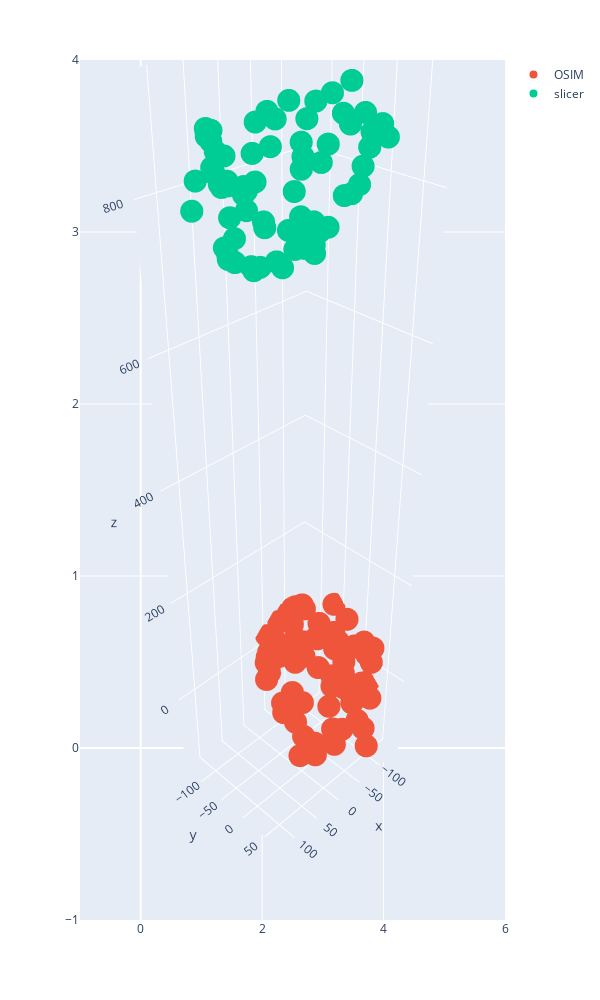

Here is the notebook cell this chart was saved with:
### Code cell
# Display the result
import plotly.express as px
import plotly.graph_objects as go
fig = px.scatter(width=600, height=1000)
fig.add_trace(go.Scatter3d(x = pelvis_osim_mark_mscl['r'], y = pelvis_osim_mark_mscl['a'], z=pelvis_osim_mark_mscl['s'], mode = 'markers', name = 'OSIM'))
fig.add_trace(go.Scatter3d(x = pelvis_result[:, 0],  y = pelvis_result[:,1], z=pelvis_result[:,2], mode = 'markers', name = 'slicer'))
fig.update_scenes(aspectmode="data" )
camera = dict(
    up=dict(x=0, y=0, z=1),
    center=dict(x=0, y=0, z=0),
    eye=dict(x=2, y=2, z=2)
)
fig.update_layout(scene_camera=camera)
fig.show()
